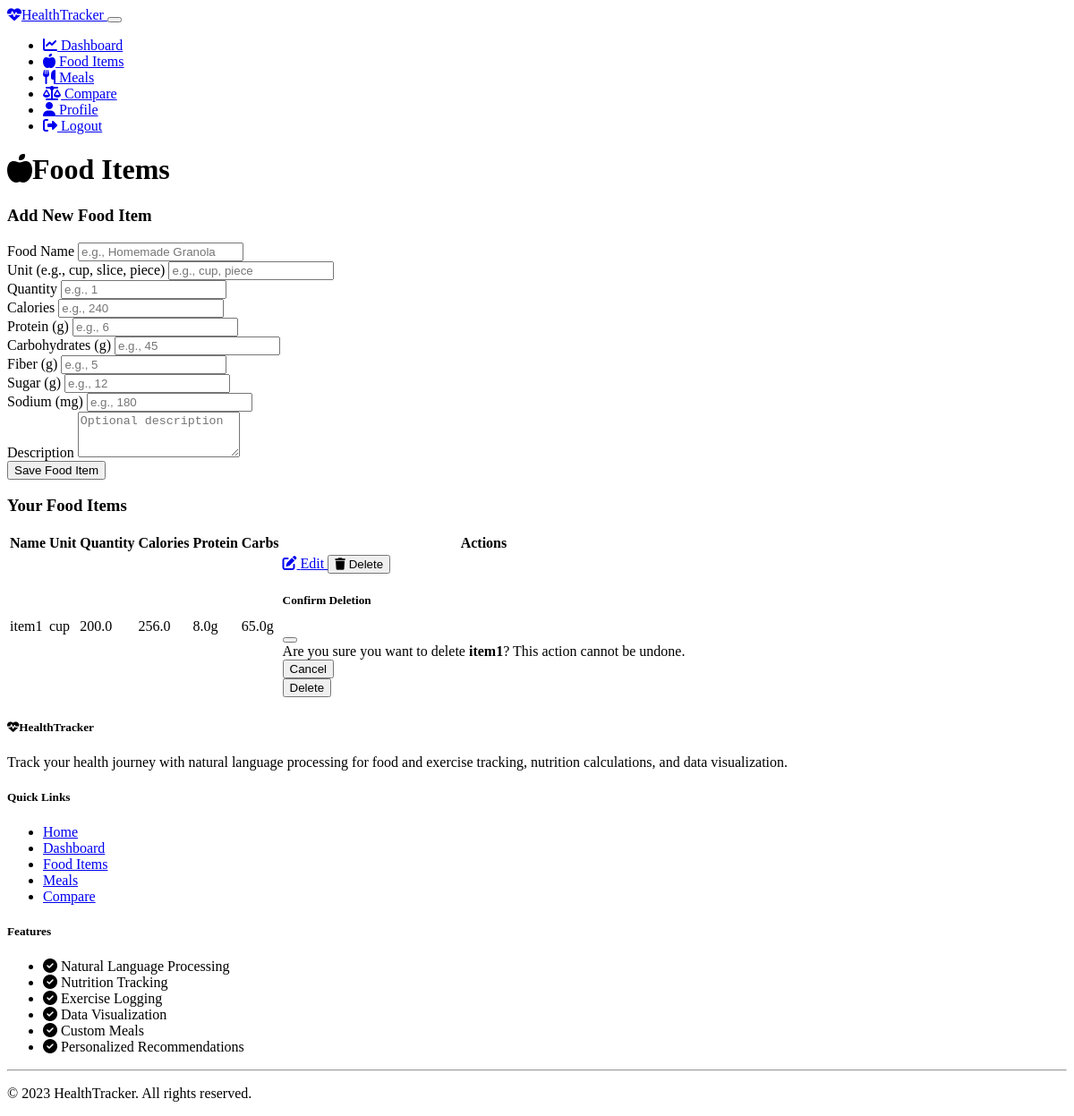
/food_items (signed in), run on the app's committed database.
### models.py (models this page shows, shortened)
class CustomItem(db.Model):
    id = db.Column(db.Integer, primary_key=True, autoincrement=True)
    user_id = db.Column(db.Integer, db.ForeignKey('user.id'), nullable=False)
    name = db.Column(db.String(200), nullable=False)
    description = db.Column(db.String(500), nullable=True)
    unit = db.Column(db.String(50), nullable=False)
    quantity = db.Column(db.Float, nullable=False)
    calories = db.Column(db.Float, nullable=False)
    protein = db.Column(db.Float, nullable=False)
    carbohydrates = db.Column(db.Float, nullable=False)
    fiber = db.Column(db.Float, nullable=False)
    sugar = db.Column(db.Float, nullable=False)
    sodium = db.Column(db.Float, nullable=False)
    created_at = db.Column(db.DateTime,default=lambda: datetime.now(pytz.timezone('Asia/Kolkata')).date())
    meal_items = db.relationship('MealItem', backref='custom_item', lazy=True)

### routes.py (the view)
@app.route('/food_items')
@login_required
def food_items():
    form = CustomItemForm()
    items = CustomItem.query.filter_by(user_id=current_user.id).order_by(CustomItem.name).all()
    return render_template('food_items.html', items=items, form=form)

### forms.py
class CustomItemForm(FlaskForm):
    name = StringField('Food Name', validators=[DataRequired()])
    description = TextAreaField('Description', validators=[Optional()])
    unit = StringField('Unit (e.g., cup, slice, piece)', validators=[DataRequired()])
    quantity = FloatField('Quantity', validators=[DataRequired()])
    calories = FloatField('Calories', validators=[DataRequired()])
    protein = FloatField('Protein (g)', validators=[DataRequired()])
    carbohydrates = FloatField('Carbohydrates (g)', validators=[DataRequired()])
    fiber = FloatField('Fiber (g)', validators=[DataRequired()])
    sugar = FloatField('Sugar (g)', validators=[DataRequired()])
    sodium = FloatField('Sodium (mg)', validators=[DataRequired()])
    submit = SubmitField('Save Food Item')

### app.py (called while the page is built)
@login_manager.user_loader
def load_user(user_id):
    from models import User
    return User.query.get(int(user_id))

### templates/food_items.html (shortened to what this page needs)
{% extends "base.html" %}
{% block content %}
<div class="row mb-4">
    <div class="col-12">
        <h1 class="mb-4"><i class="fas fa-apple-alt me-2"></i>Food Items</h1>
        <div class="card border-0 shadow-sm mb-4">
            <div class="card-header bg-transparent py-3">
                <h3 class="h5 mb-0">{% if edit_item %}Edit Food Item{% else %}Add New Food Item{% endif %}</h3>
            </div>
            <div class="card-body p-4">
                <form method="POST" action="{% if edit_item %}{{ url_for('edit_food_item', item_id=edit_item.id) }}{% else %}{{ url_for('add_food_item') }}{% endif %}">
                    <div class="row">
                        <div class="col-md-6 mb-3">
                            {{ form.name.label(class="form-label") }}
                            {% if form.name.errors %}
                                {{ form.name(class="form-control is-invalid") }}
                                <div class="invalid-feedback">
                                    {% for error in form.name.errors %}
                                        {{ error }}
                                    {% endfor %}
                                </div>
                            {% else %}
                                {{ form.name(class="form-control", placeholder="e.g., Homemade Granola") }}
                            {% endif %}
                        </div>
                        <div class="col-md-3 mb-3">
                            {{ form.unit.label(class="form-label") }}
                            {% if form.unit.errors %}
                                {{ form.unit(class="form-control is-invalid") }}
                                <div class="invalid-feedback">
                                    {% for error in form.unit.errors %}
                                        {{ error }}
                                    {% endfor %}
                                </div>
                            {% else %}
                                {{ form.unit(class="form-control", placeholder="e.g., cup, piece") }}
                            {% endif %}
                        </div>
                        <div class="col-md-3 mb-3">
                            {{ form.quantity.label(class="form-label") }}
                            {% if form.quantity.errors %}
                                {{ form.quantity(class="form-control is-invalid") }}
                                <div class="invalid-feedback">
                                    {% for error in form.quantity.errors %}
                                        {{ error }}
                                    {% endfor %}
                                </div>
                            {% else %}
                                {{ form.quantity(class="form-control", placeholder="e.g., 1") }}
                            {% endif %}
                        </div>
                    </div>
                    <div class="row">
                        <div class="col-md-4 mb-3">
                            {{ form.calories.label(class="form-label") }}
                            {% if form.calories.errors %}
                                {{ form.calories(class="form-control is-invalid") }}
                                <div class="invalid-feedback">
                                    {% for error in form.calories.errors %}
                                        {{ error }}
                                    {% endfor %}
                                </div>
                            {% else %}
                                {{ form.calories(class="form-control", placeholder="e.g., 240") }}
                            {% endif %}
                        </div>
                        <div class="col-md-4 mb-3">
                            {{ form.protein.label(class="form-label") }}
                            {% if form.protein.errors %}
                                {{ form.protein(class="form-control is-invalid") }}
                                <div class="invalid-feedback">
                                    {% for error in form.protein.errors %}
                                        {{ error }}
                                    {% endfor %}
                                </div>
                            {% else %}
                                {{ form.protein(class="form-control", placeholder="e.g., 6") }}
                            {% endif %}
                        </div>
                        <div class="col-md-4 mb-3">
                            {{ form.carbohydrates.label(class="form-label") }}
                            {% if form.carbohydrates.errors %}
                                {{ form.carbohydrates(class="form-control is-invalid") }}
                                <div class="invalid-feedback">
                                    {% for error in form.carbohydrates.errors %}
                                        {{ error }}
                                    {% endfor %}
                                </div>
                            {% else %}
                                {{ form.carbohydrates(class="form-control", placeholder="e.g., 45") }}
                            {% endif %}
                        </div>
                    </div>
                    <div class="row">
                        <div class="col-md-4 mb-3">
                            {{ form.fiber.label(class="form-label") }}
                            {% if form.fiber.errors %}
                                {{ form.fiber(class="form-control is-invalid") }}
                                <div class="invalid-feedback">
                                    {% for error in form.fiber.errors %}
                                        {{ error }}
                                    {% endfor %}
                                </div>
                            {% else %}
                                {{ form.fiber(class="form-control", placeholder="e.g., 5") }}
                            {% endif %}
                        </div>
                        <div class="col-md-4 mb-3">
                            {{ form.sugar.label(class="form-label") }}
                            {% if form.sugar.errors %}
                                {{ form.sugar(class="form-control is-invalid") }}
                                <div class="invalid-feedback">
                                    {% for error in form.sugar.errors %}
                                        {{ error }}
                                    {% endfor %}
                                </div>
                            {% else %}
                                {{ form.sugar(class="form-control", placeholder="e.g., 12") }}
                            {% endif %}
                        </div>
                        <div class="col-md-4 mb-3">
                            {{ form.sodium.label(class="form-label") }}
                            {% if form.sodium.errors %}
                                {{ form.sodium(class="form-control is-invalid") }}
                                <div class="invalid-feedback">
                                    {% for error in form.sodium.errors %}
                                        {{ error }}
                                    {% endfor %}
                                </div>
                            {% else %}
                                {{ form.sodium(class="form-control", placeholder="e.g., 180") }}
                            {% endif %}
                        </div>
                    </div>
                    <div class="mb-3">
                        {{ form.description.label(class="form-label") }}
                        {% if form.description.errors %}
                            {{ form.description(class="form-control is-invalid", rows=3) }}
                            <div class="invalid-feedback">
                                {% for error in form.description.errors %}
                                    {{ error }}
                                {% endfor %}
                            </div>
                        {% else %}
                            {{ form.description(class="form-control", rows=3, placeholder="Optional description") }}
                        {% endif %}
                    </div>
                    <div class="d-flex justify-content-between">
                        {% if edit_item %}
                            <a href="{{ url_for('food_items') }}" class="btn btn-secondary">Cancel</a>
                            {{ form.submit(class="btn btn-primary", value="Update Food Item") }}
                        {% else %}
                            {{ form.submit(class="btn btn-primary") }}
                        {% endif %}
                    </div>
                </form>
            </div>
        </div>
        <div class="card border-0 shadow-sm">
            <div class="card-header bg-transparent py-3">
                <h3 class="h5 mb-0">Your Food Items</h3>
            </div>
            <div class="card-body p-0">
                {% if items %}
                    <div class="table-responsive">
                        <table class="table table-hover mb-0" id="foodItemsTable">
                            <thead>
                                <tr>
                                    <th>Name</th>
                                    <th>Unit</th>
                                    <th>Quantity</th>
                                    <th>Calories</th>
                                    <th>Protein</th>
                                    <th>Carbs</th>
                                    <th>Actions</th>
                                </tr>
                            </thead>
                            <tbody>
                                {% for item in items %}
                                    <tr>
                                        <td>{{ item.name }}</td>
                                        <td>{{ item.unit }}</td>
                                        <td>{{ item.quantity }}</td>
                                        <td>{{ item.calories }}</td>
                                        <td>{{ item.protein }}g</td>
                                        <td>{{ item.carbohydrates }}g</td>
                                        <td>
                                            <div class="btn-group" role="group">
                                                <a href="{{ url_for('edit_food_item', item_id=item.id) }}" class="btn btn-sm btn-outline-primary">
                                                    <i class="fas fa-edit"></i> Edit
                                                </a>
                                                <button type="button" class="btn btn-sm btn-outline-danger" data-bs-toggle="modal" data-bs-target="#deleteModal{{ item.id }}">
                                                    <i class="fas fa-trash"></i> Delete
                                                </button>
                                            </div>
                                            <div class="modal fade" id="deleteModal{{ item.id }}" tabindex="-1" aria-labelledby="deleteModalLabel{{ item.id }}" aria-hidden="true">
                                                <div class="modal-dialog">
                                                    <div class="modal-content">
                                                        <div class="modal-header">
                                                            <h5 class="modal-title" id="deleteModalLabel{{ item.id }}">Confirm Deletion</h5>
                                                            <button type="button" class="btn-close" data-bs-dismiss="modal" aria-label="Close"></button>
                                                        </div>
                                                        <div class="modal-body">
                                                            Are you sure you want to delete <strong>{{ item.name }}</strong>? This action cannot be undone.
                                                        </div>
                                                        <div class="modal-footer">
                                                            <button type="button" class="btn btn-secondary" data-bs-dismiss="modal">Cancel</button>
                                                            <form action="{{ url_for('delete_food_item', item_id=item.id) }}" method="POST">
                                                                <button type="submit" class="btn btn-danger">Delete</button>
                                                            </form>
                                                        </div>
                                                    </div>
                                                </div>
                                            </div>
                                        </td>
                                    </tr>
                                {% endfor %}
                            </tbody>
                        </table>
                    </div>
                {% else %}
                    <div class="text-center p-4">
                        <p class="mb-0 text-muted">You don't have any custom food items yet. Add your first one above!</p>
                    </div>
                {% endif %}
            </div>
        </div>
    </div>
</div>
{% endblock %}

### data on the page
CustomItem: name "item1", unit "cup", quantity "200.0", calories "256.0", protein "8.0", carbohydrates "65.0"
